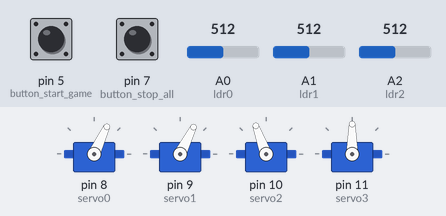
Simulated run of this sketch. Board: Arduino Uno, built with avr-gcc and run on an emulated ATmega328P. Parts: 4 × servo. The inputs (shaded band) are chosen by the test bench; at power-on: pin 5 (button_start_game) LOW, A0 (ldr0) = 512, pin 7 (button_stop_all) LOW, A1 (ldr1) = 512, A2 (ldr2) = 512.

Above: at 1.2 s.
1.3 s: pin 5 (button_start_game) pulled HIGH for 0.15 s
At 1.36 s:
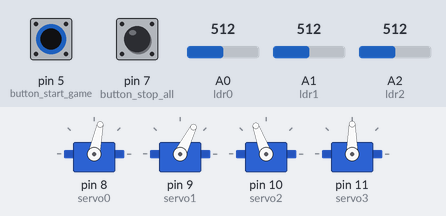
4.3 s: A0 (ldr0) set to 489
At 7.2 s:
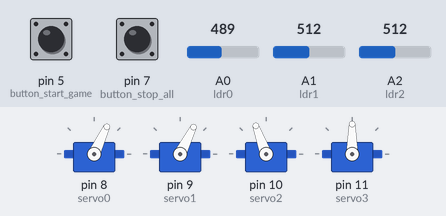
7.3 s: pin 7 (button_stop_all) pulled HIGH for 0.15 s
At 8.3 s:
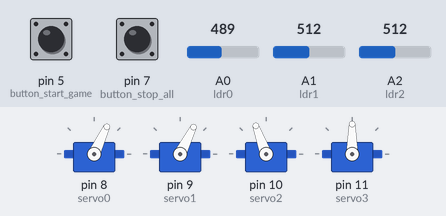
8.9 s: pin 5 (button_start_game) pulled HIGH for 1 s
At 9.08 s:
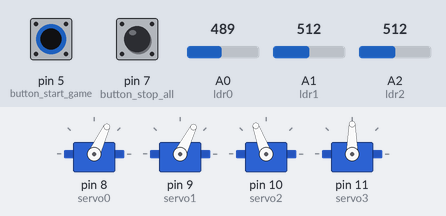
11.9 s: A1 (ldr1) set to 486
At 11.97 s:
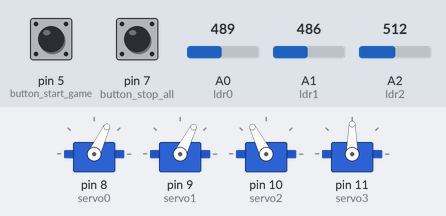
14.9 s: A1 (ldr1) set to 510
At 15.1 s:
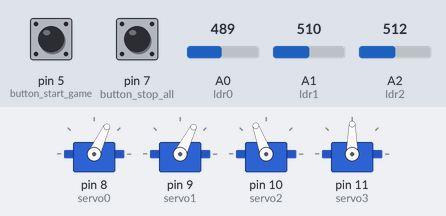
Timing chart, 0 to 18.9 s (numbered marks = the images above; inputs shaded):
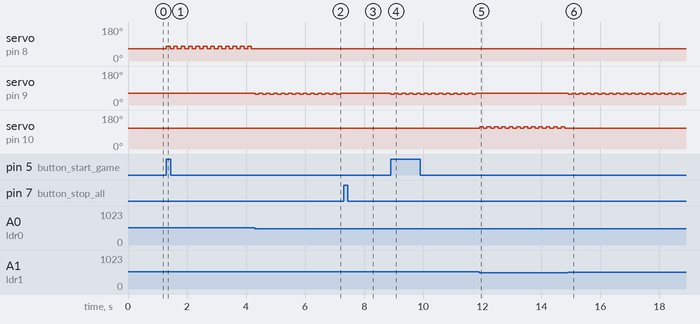

The sketch:

servo_with_gamemode.ino
```cpp
#include <Servo.h>

// call the all of LDR
int ldr0 = 0;
int ldr1 = 1;
int ldr2 = 2;
int ldr3 = 3;

// call all of servo
Servo servo0;
Servo servo1;
Servo servo2;
Servo servo3;

// call all of button
const int  button_start_game = 5;
const int  button_start_encryp = 6;
const int  button_stop_all = 7;

//state of button
int start_game = 0;
int start_encryp = 0;

void setup()
{
  // call port servo
  servo0.attach(8);
  servo1.attach(9);
  servo2.attach(10);
  servo3.attach(11);

  // set Default servo
  servo0.write(65);
  servo1.write(63);
  servo2.write(110);
  servo3.write(90);

  // set button as input
  pinMode(button_start_game, INPUT);
  pinMode(button_stop_all, INPUT);
}
/*============================================================================*/
void loop()
{
  // when you press button [set the button]
  if (digitalRead(button_start_game) == HIGH){
    if (start_game == 0){
      start_game = 1;
    }
  }

  //this button can stop all mode
  if (digitalRead(button_stop_all) == HIGH){
    if (start_game == 1){
      start_game = 0;
    }
  }

  //mode game
  if (start_game == 1){
    game_mode();
  }
  else if (wait_mode == 1){
    start_game = 0;
    wait_mode();
  }
}
/*===========================================================================*/

// Game Mode
void game_mode()
{
  servo0.write(65);
  servo1.write(63);
  servo2.write(110);
  servo3.write(90);
  if (analogRead(ldr0) > 500){
    servo0.write(78);
    delay(125);
    servo0.write(65);
    delay(125);
    /*if (analogRead(ldr0) <= 400){
      servo0.write(110);
      delay(200);
    }*/
  }

  else if  (analogRead(ldr1) > 500){
    servo1.write(56);
    delay(125);
    servo1.write(63);
    delay(125);
    /*if (analogRead(ldr1) <= 400){
      servo1.write(68);
      delay(200);
    }*/
  }

  else if (analogRead(ldr2) > 500){
    servo2.write(117);
    delay(125);
    servo2.write(110);
    delay(125);
    /*if (analogRead(ldr2) <= 440){
      servo2.write(100);
      delay(200);
    }*/
  }
  else if (analogRead(ldr3) > 500){
    servo3.write(72);
    delay(125);
    servo3.write(90);
    delay(125);
    /*if (analogRead(ldr3) <= 500){
      servo3.write(90);
      delay(200);
    }*/
  }
}

void wait_mode(){
  servo0.write(65);
  servo1.write(63);
  servo2.write(110);
  servo3.write(90);
}

void encryp_mode(){
  int a = 0; // count the encrypt to 3
  int t_encrytp = 950; // delay for encrypt
  int data[3]; //
  int input[3]; //
  int num = 0; //
  int let[27][3] = {{1,2,1},{1,2,3},{1,2,4},{1,3,1},
                    {1,3,2},{1,3,4},{1,4,1},{1,4,2},
                    {1,4,3},{2,1,2},{2,1,3},{2,1,4},
                    {2,3,1},{2,3,2},{2,3,4},{2,4,1},
                    {2,4,2},{2,4,3},{3,1,2},{3,1,3},
                    {3,1,4},{3,2,1},{3,2,3},{3,2,4},
                    {4,1,2},{4,1,3},{4,1,4}};
  char letter[27] = {'A','B','C','D','E','F','G','H','I','J','K','L','M','N','O','P','Q','R','S','T','U','V','W','X','Y','Z',' '};
  a = a+1;
  if (analogRead(ldr0) > 500){
    data[a] = 1;
    delay(t_encrytp);
  }
  else if (analogRead(ldr1) > 500){
    data[a] = 2;
    delay(t_encrytp);
  }
  else if (analogRead(ldr2) > 500){
    data[a] = 3;
    delay(t_encrytp);
  }
  else if (analogRead(ldr3) > 500){
    data[a] = 4;
    delay(t_encrytp);
  }
  if (a == 3){
    for (int i=0;i<26;i++){
      int count = 0;
      for (int j=0;j<3;j++){
        if (data[j] == let[i][j]){
          count += 1;
        }
      }
      if (count == 3){
        printf("%c",letter[num]);
      }
      else{
        num+=1;
      }
    }
  }
}
```

Measured:
- the behaviour switches between 501 and 500 on A0 (ldr0) (found by bisection; images 1 and 2)
- the behaviour switches between 501 and 500 on A1 (ldr1) (found by bisection; images 4 and 5)
- after the input at 1.3 s, servo on pin 8 (servo0): alternates 78° for 0.13 s and 65° for 0.13 s, starting at once
- after the input at 4.3 s, servo on pin 8 (servo0): stops changing and stays 65°; servo on pin 9 (servo1): alternates 63° for 0.13 s and 56° for 0.13 s, starting at once
- after the input at 7.3 s, servo on pin 9 (servo1): stops changing and stays 63°
- after the input at 8.9 s, servo on pin 9 (servo1): alternates 63° for 0.13 s and 56° for 0.13 s, starting at once
- after the input at 11.9 s, servo on pin 9 (servo1): stops changing and stays 63°; servo on pin 10 (servo2): alternates 117° for 0.13 s and 110° for 0.13 s, starting at once
- after the input at 14.9 s, servo on pin 9 (servo1): alternates 63° for 0.13 s and 56° for 0.13 s, starting at once; servo on pin 10 (servo2): stops changing and stays 110°
